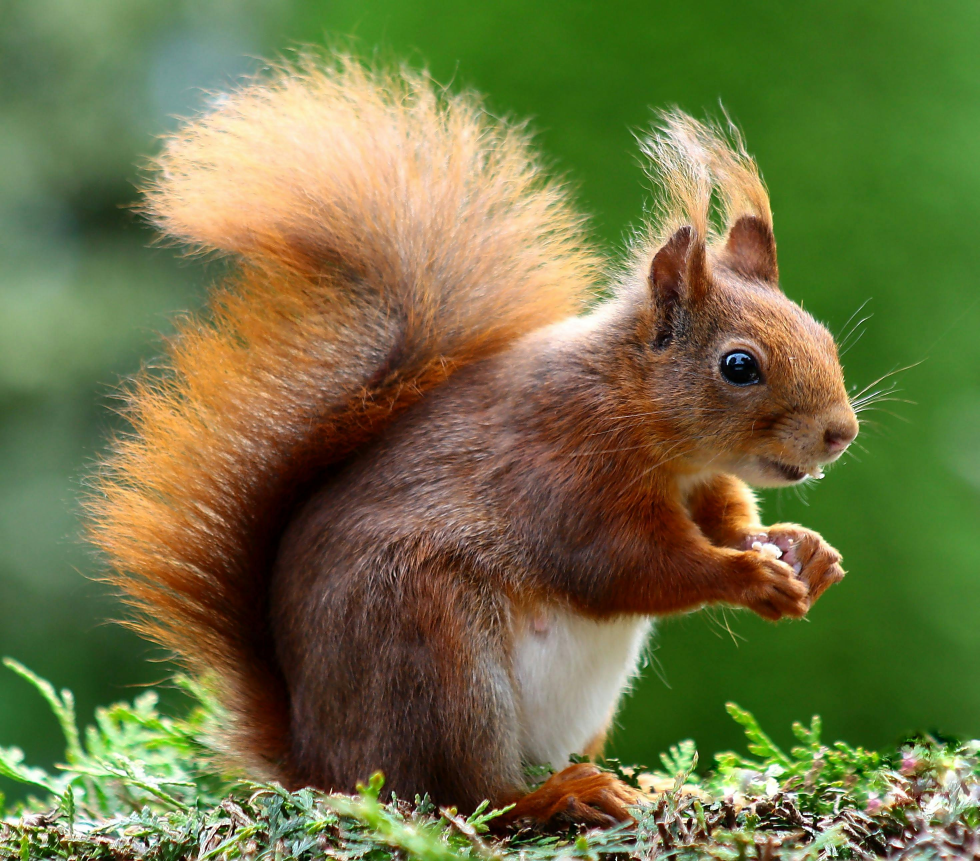
#> input picture practice/5B/img-1.jpg, 2939 x 2583 px, found by its file name (shown at 1/3 size)
$ python masking.py
#> lines starting #> are read from the running program, lines starting #| are printed output that depends on the picture; after the words box and inside, x2 and y2 are one past the last pixel; in counts of white or black regions, pixels touching at a corner belong together
### practice/basic_opencv/helper.py
import os
import cv2


def get_image(image_file: str):
#> called with image_file = 'img-1.jpg'
    path = os.path.join(".", "img", image_file)
    return cv2.imread(path)
#> returned value is the input picture: shape (2583, 2939, 3); mean B, G, R 67.8, 115.2, 112.6


def show_image(image: cv2.Mat, name: str = "image", duration: int = None):
    cv2.imshow(name, image)
    cv2.setMouseCallback(name, show_pixel_position)
    if duration == None:
        cv2.waitKey(5000)
    else:
        cv2.waitKey(duration)


# [5 lines left out: function wait, not called in this run]


def show_pixel_position(event, x, y, flags, param):
    if event == cv2.EVENT_LBUTTONDOWN:  # klik kiri
        print(f"Koordinat pixel: (x={x}, y={y})")

### practice/basic_opencv/masking.py
import cv2
import numpy as np
import helper

image = helper.get_image("img-1.jpg")

mask = np.zeros(image.shape[:2], dtype="uint8")
(cX, cY) = (image.shape[1] // 2, image.shape[0] // 2)
#> cX = 1469; cY = 1291
cv2.rectangle(mask, (cX - 500, cY - 500), (cX + 500, cY + 500), 255, -1)
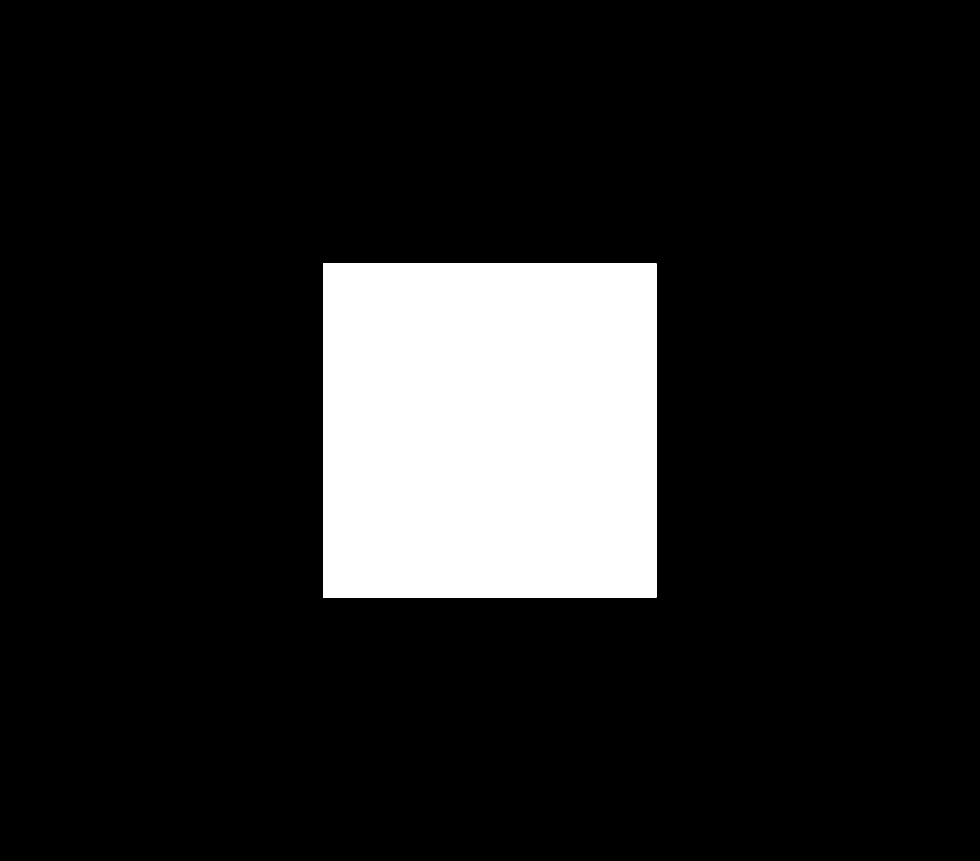
#> mask: shape (2583, 2939) (shown at 1/3 size); 13.2% white; 1 white region, box (x1, y1, x2, y2) and area: (969, 791, 1970, 1792) 1002001
cv2.imshow("mask", mask)

masked = cv2.bitwise_and(image, image, mask=mask)
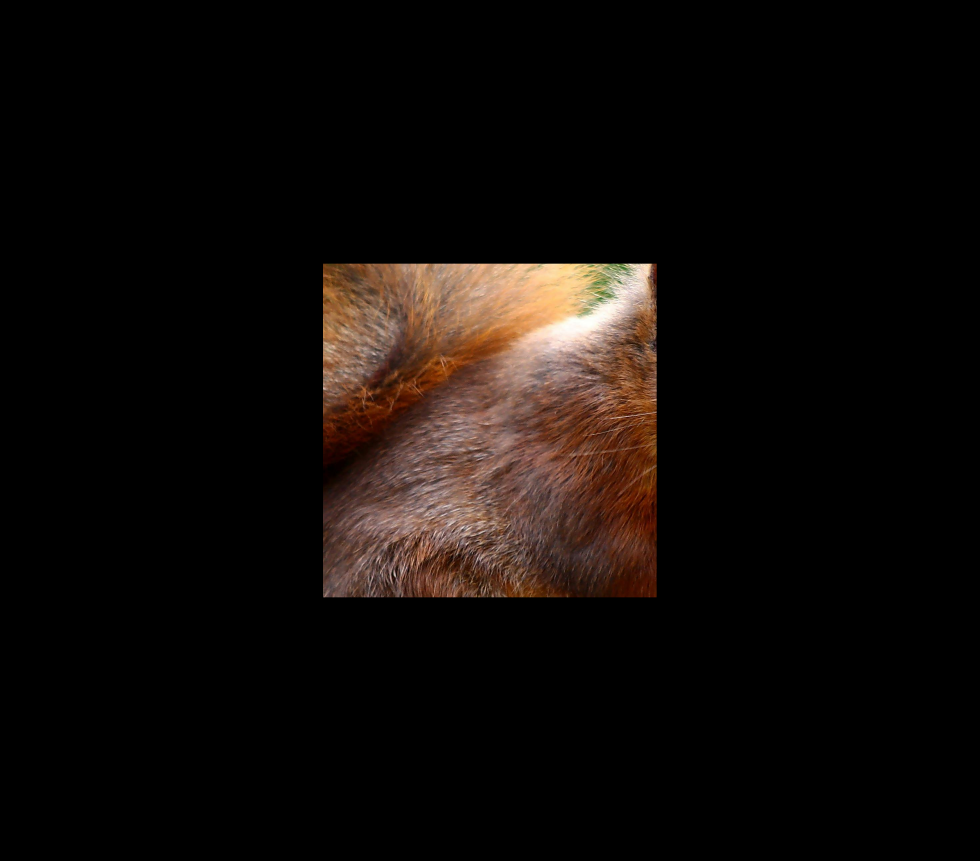
#> masked: shape (2583, 2939, 3) (shown at 1/3 size); mean B, G, R 8.9, 11.5, 16.5
# helper.show_image(masked)

circleMask = np.zeros(image.shape[:2], dtype="uint8")
cv2.circle(circleMask, (cX, cY), 500, 255, -1)
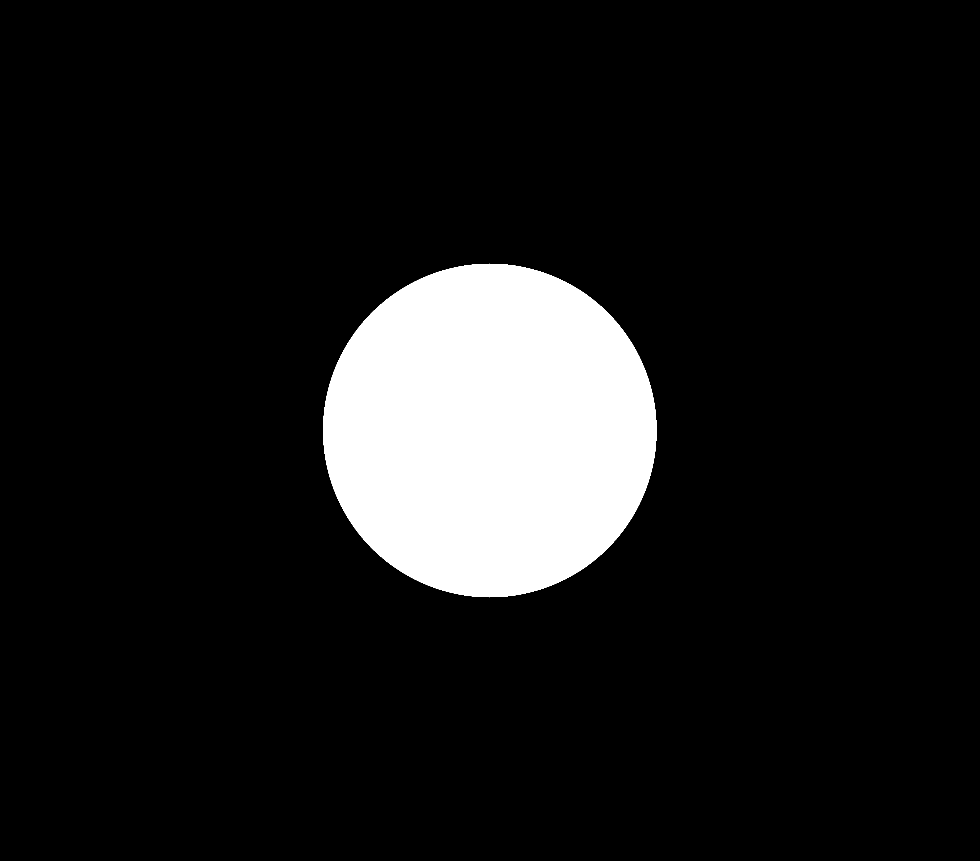
#> circleMask: shape (2583, 2939) (shown at 1/3 size); 10.3% white; 1 white region, box (x1, y1, x2, y2) and area: (969, 791, 1970, 1792) 785349
circleMasked = cv2.bitwise_and(image, image, mask=circleMask)
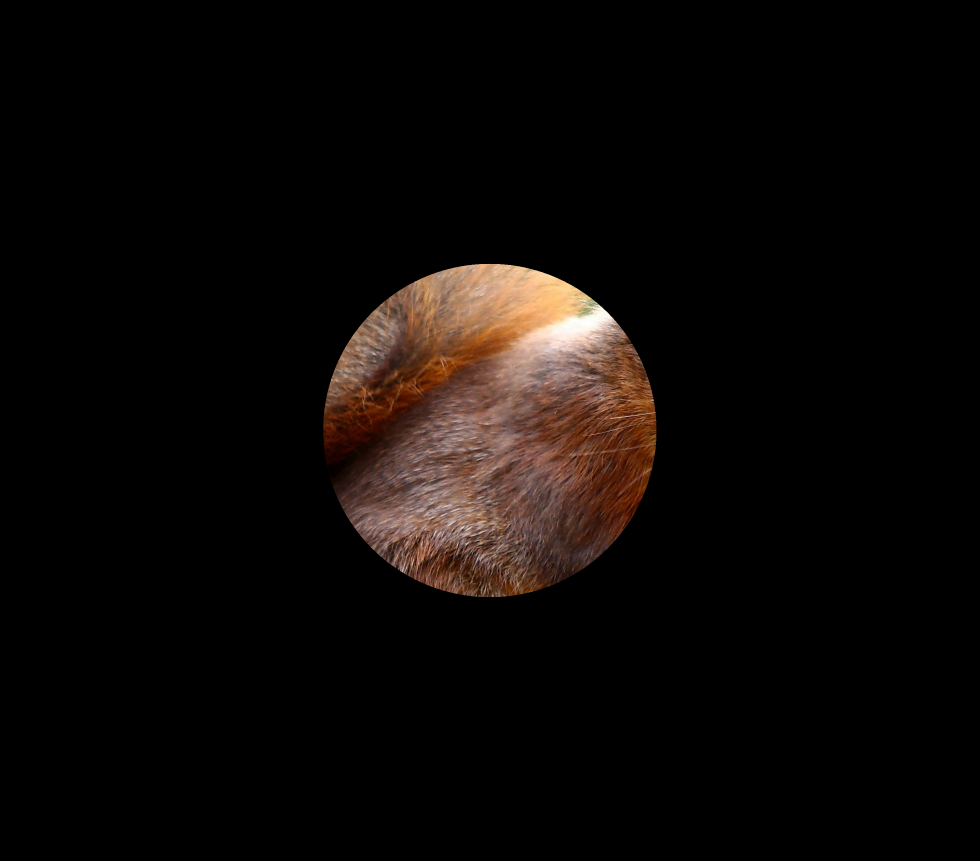
#> circleMasked: shape (2583, 2939, 3) (shown at 1/3 size); mean B, G, R 7, 9, 13
helper.show_image(circleMasked)
